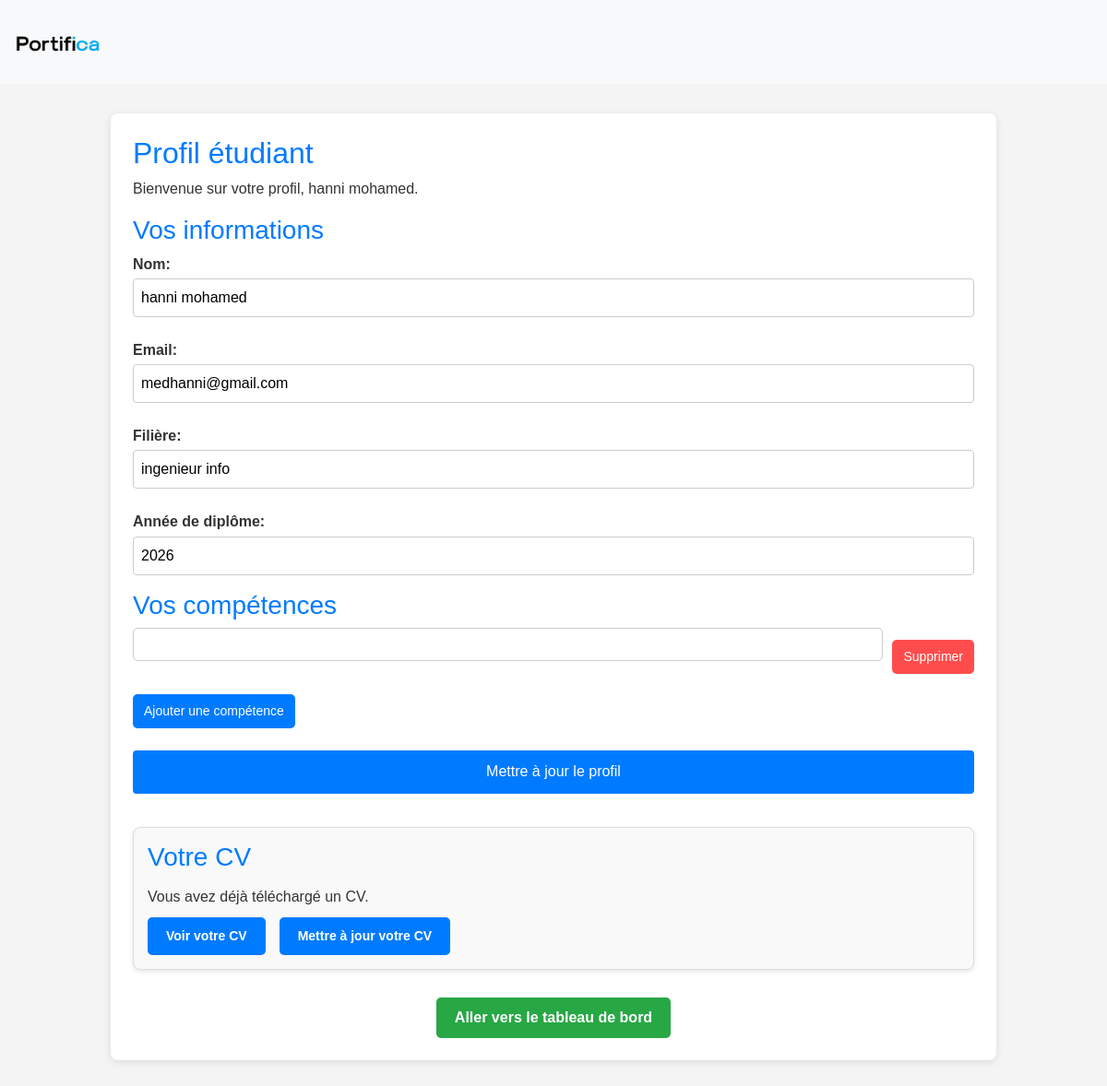
Screenshot of /student_profile.php?error=1 (signed in) with the database file from the repository.
### tables this page shows
CREATE TABLE `students` (
  `user_id` int(11) NOT NULL,
  `major` varchar(100) DEFAULT NULL,
  `graduation_year` int(11) DEFAULT NULL
);

CREATE TABLE `users` (
  `id` int(11) NOT NULL,
  `name` varchar(100) NOT NULL,
  `email` varchar(100) NOT NULL,
  `password` varchar(255) NOT NULL,
  `user_type` enum('student','recruiter','admin') NOT NULL,
  `created_at` timestamp NOT NULL DEFAULT current_timestamp()
);

### student_profile.php (the view, shortened to what this page needs)
<?php
require_once 'database.php';
$user_id = $_SESSION['user_id'];
try {
    $stmt = $pdo->prepare("SELECT u.name, u.email, s.major, s.graduation_year FROM users u JOIN students s ON u.id = s.user_id WHERE u.id = :user_id");
    $stmt->execute(['user_id' => $user_id]);
    $student = $stmt->fetch(PDO::FETCH_ASSOC);
    $student['name'] = $student['name'] ?? 'Non défini';
    $student['email'] = $student['email'] ?? 'Non défini';
    $student['major'] = $student['major'] ?? '';
    $student['graduation_year'] = $student['graduation_year'] ?? '';
} catch (PDOException $e) {
    $error = "Erreur lors de la récupération des informations : " . $e->getMessage();
}
try {
    $stmt = $pdo->prepare("SELECT id FROM cvs WHERE student_id = :student_id");
    $stmt->execute(['student_id' => $user_id]);
    $cv = $stmt->fetch(PDO::FETCH_ASSOC);
} catch (PDOException $e) {
    $error = "Erreur lors de la vérification du CV : " . $e->getMessage();
}
?>
<!DOCTYPE html>
<html lang="fr">
<head>
    <link rel="stylesheet" href="style.css">
    <link href="https://cdn.jsdelivr.net/npm/bootstrap@5.3.3/dist/css/bootstrap.min.css" rel="stylesheet">
</head>
<body>
<nav class="navbar navbar-expand-lg bg-body-tertiary" style="width: 100%;">
    <div class="container-fluid">
        <a href="index.php" class="navbar-brand">
            <img src="Portifica.png" alt="Portifica Logo" width="100" >
        </a>
    </div>
</nav>
<main>
    <h2>Profil étudiant</h2>
    <p>Bienvenue sur votre profil, <?php echo htmlspecialchars($student['name']); ?>.</p>
    <form action="update_student_profile.php" method="POST" id="profile-form">
        <h3>Vos informations</h3>
        <label for="name">Nom:</label>
        <input type="text" id="name" name="name" value="<?php echo htmlspecialchars($student['name']); ?>" ><br>
        <label for="email">Email:</label>
        <input type="email" id="email" name="email" value="<?php echo htmlspecialchars($student['email']); ?>" readonly><br>
        <label for="major">Filière:</label>
        <input type="text" id="major" name="major" value="<?php echo htmlspecialchars($student['major']); ?>"><br>
        <label for="graduation_year">Année de diplôme:</label>
        <input type="number" id="graduation_year" name="graduation_year" value="<?php echo htmlspecialchars($student['graduation_year']); ?>"><br>
        <h3>Vos compétences</h3>
        <div id="skills-container">
            <?php
            $stmt = $pdo->prepare("SELECT skills.id, skills.name FROM skills
                                    INNER JOIN student_skills ON skills.id = student_skills.skill_id
                                    WHERE student_skills.student_id = :student_id");
            $stmt->execute(['student_id' => $user_id]);
            $skills = $stmt->fetchAll(PDO::FETCH_ASSOC);
            if (!empty($skills)) {
                foreach ($skills as $index => $skill) {
                    echo '<div class="skill-row">';
                    echo '<input type="text" name="skills[]" id="skill_' . ($index + 1) . '" value="' . htmlspecialchars($skill['name']) . '">';
                    echo '<button type="button" class="btn btn-remove">Supprimer</button>';
                    echo '</div>';
                }
            } else {
                echo '<div class="skill-row">';
                echo '<input type="text" name="skills[]" id="skill_1">';
                echo '<button type="button" class="btn btn-remove">Supprimer</button>';
                echo '</div>';
            }
            ?>
        </div>
        <button type="button" id="add-skill" class="btn btn-add">Ajouter une compétence</button><br><br>
        <input type="submit" value="Mettre à jour le profil">
    </form>
    <div class="cv-section">
    <h3>Votre CV</h3>
    <?php if ($cv): ?>
        <p>Vous avez déjà téléchargé un CV.</p>
        <div class="cv-actions">
            <a href="view_cv.php">Voir votre CV</a>
            <a href="upload_cv.php">Mettre à jour votre CV</a>
        </div>
    <?php endif; ?>
</div>
<div style="text-align: center; margin-top: 20px;">
        <a href="student_dashboard.php" class="btn btn-dashboard">Aller vers le tableau de bord</a>
    </div>
</main>
</body>
</html>

### style.css (style rules this page uses)
body, html { margin: 0; padding: 0; width: 100%; }
main, footer { width: 100%; margin: 0; }
.container-fluid, .hero, .features, .user-types { max-width: 100%; margin: 0; padding: 1rem 2rem; box-sizing: border-box; }

### student_profile.php (style rules this page uses)
.cv-section { margin-top: 20px; padding: 15px; border: 1px solid #ddd; border-radius: 8px; background-color: #f9f9f9; box-shadow: 0 2px 5px rgba(0, 0, 0, 0.1); }
.cv-section h3 { margin-bottom: 15px; color: #007bff; }
.cv-section p { margin-bottom: 10px; font-size: 16px; color: #333; }
.cv-actions { display: flex; gap: 15px; }
.cv-actions a { display: inline-block; text-decoration: none; color: white; background-color: #007bff; padding: 10px 20px; border-radius: 5px; font-size: 14px; font-weight: bold; transition: background-color 0.3s ease; text-align: center; }
body { font-family: Arial, sans-serif; background-color: #f4f4f4; margin: 0; padding: 0; color: #333; }
main { width: 80%; margin: 2rem auto; background: #fff; padding: 1.5rem; border-radius: 8px; box-shadow: 0 2px 8px rgba(0, 0, 0, 0.1); }
h2, h3 { color: #007BFF; }
form { margin-top: 1rem; }
form label { display: block; margin: 0.5rem 0 0.2rem; font-weight: bold; }
form input, form select { width: 100%; padding: 0.5rem; margin-bottom: 1rem; border: 1px solid #ccc; border-radius: 4px; }
form input[type="submit"] { background-color: #007BFF; color: white; border: none; cursor: pointer; padding: 0.7rem 1.5rem; border-radius: 4px; transition: background-color 0.3s ease; }
a { color: #007BFF; text-decoration: none; transition: color 0.3s ease; }
.btn { padding: 8px 12px; font-size: 14px; color: white; border: none; border-radius: 5px; cursor: pointer; margin-top: 10px; transition: background-color 0.3s ease; }
.btn-add { background-color: #007BFF; }
.btn-remove { background-color: #FF4D4D; color: white; }
.skill-row { display: flex; align-items: center; gap: 10px; margin-bottom: 10px; }
.skill-row input { flex: 1; padding: 5px; border: 1px solid #ccc; border-radius: 5px; }
.btn-dashboard { display: inline-block; padding: 10px 20px; font-size: 16px; color: white; background-color: #28a745; text-decoration: none; border-radius: 5px; font-weight: bold; transition: background-color 0.3s ease; }

### rows the page displays
students: user_id.name "hanni mohamed", name "hanni mohamed", email "medhanni@gmail.com", major "ingenieur info", graduation_year "2026"
